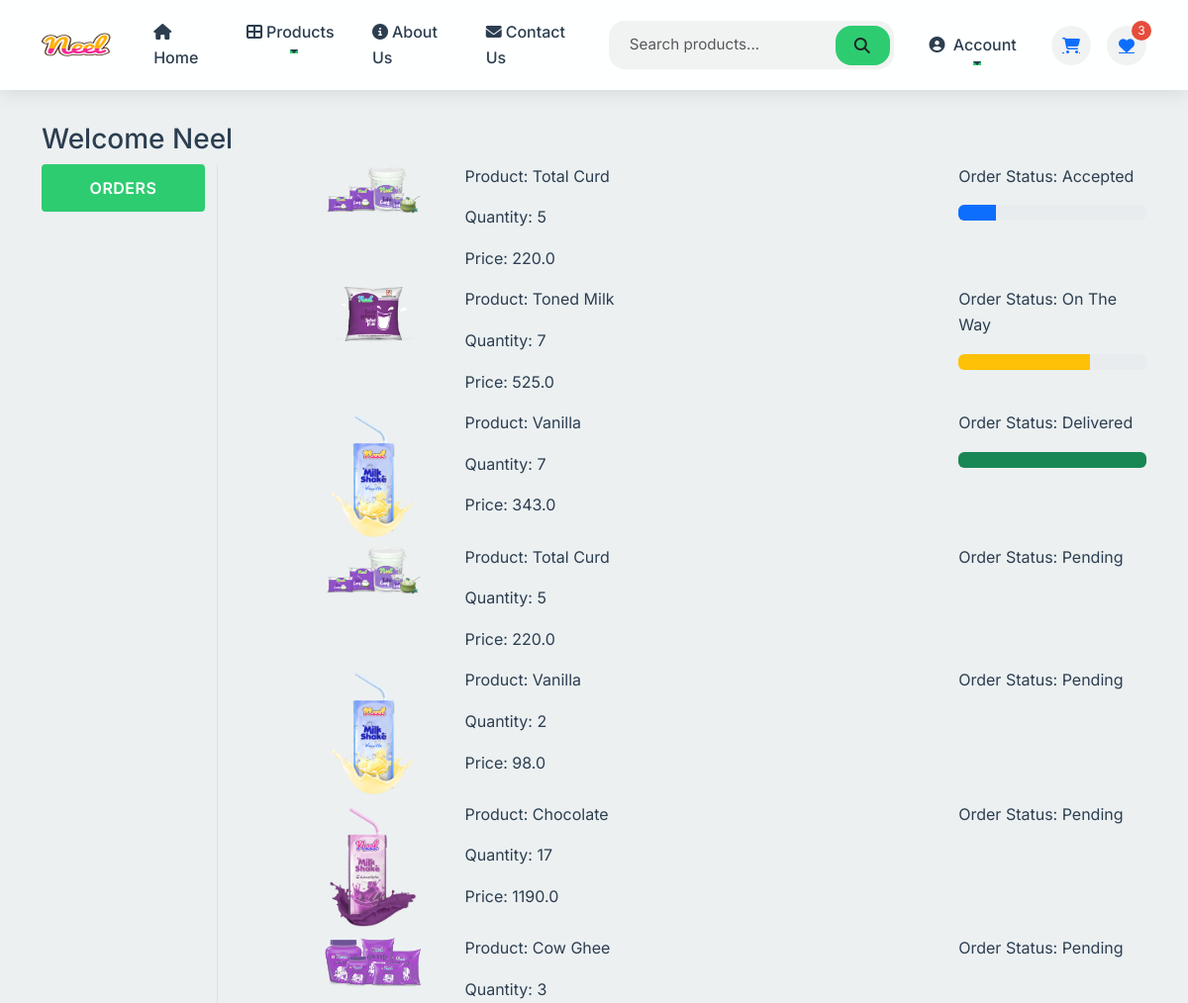
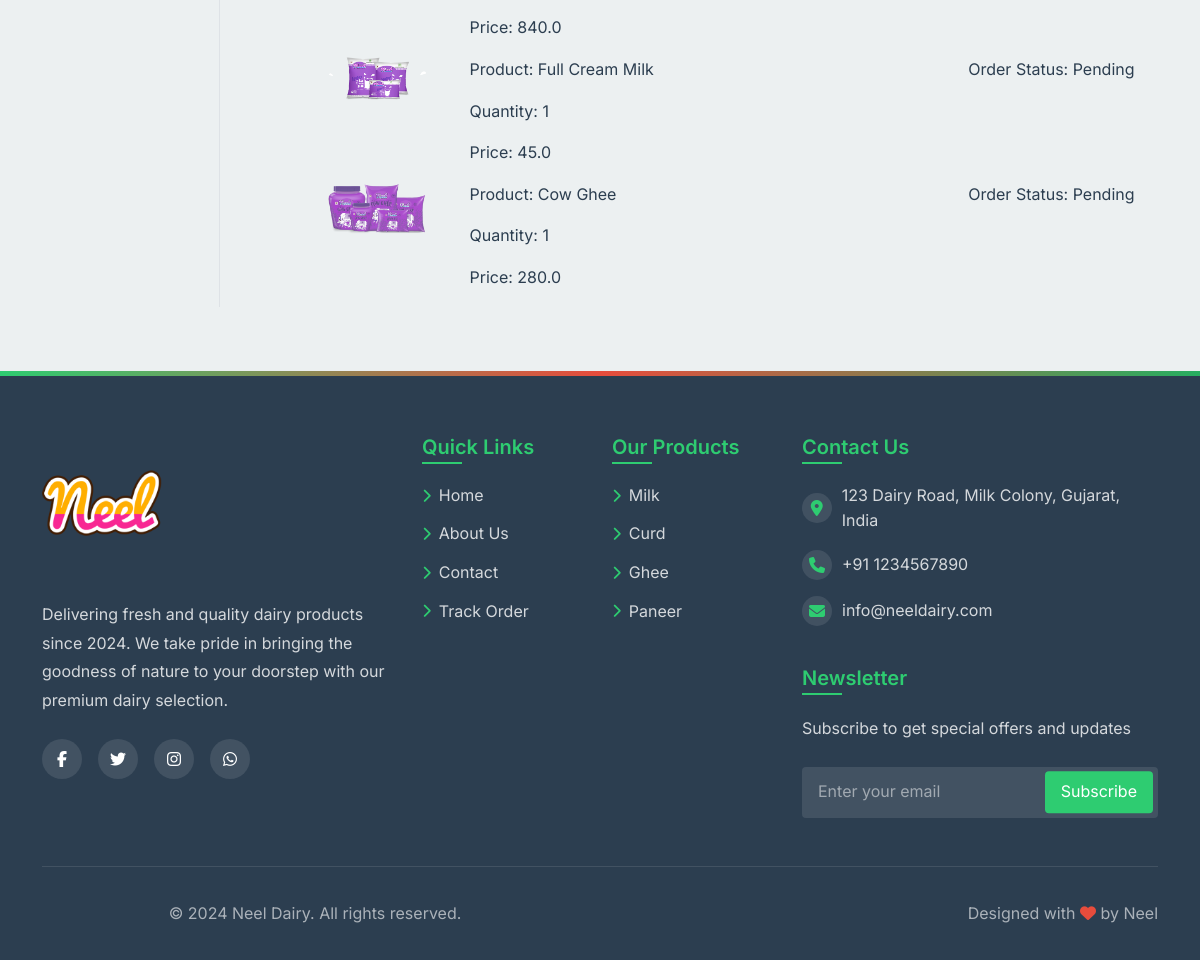
Screenshot of /orders/ (signed in) with the database file from the repository (2 pictures, top to bottom).
### app/models.py (models this page shows, shortened)
class OrderPlaced(models.Model):
    user = models. ForeignKey(User, on_delete=models.CASCADE)
    customer = models.ForeignKey(Customer, on_delete=models.CASCADE)
    product = models. ForeignKey(Product, on_delete=models.CASCADE)
    quantity = models.PositiveIntegerField(default=1)
    ordered_date = models.DateTimeField(auto_now_add=True)
    status = models.CharField(max_length=50, choices=STATUS_CHOICES, default='Pending')
    payment = models.ForeignKey(Payment, on_delete=models.CASCADE, default="")
    @property
    def total_cost(self):
        return self.quantity * self.product.discounted_price

class Product(models.Model):
    title = models.CharField(max_length=100)
    selling_price = models.FloatField()
    discounted_price = models.FloatField()
    description = models.TextField()
    composition = models.TextField(default='')
    prodapp= models.TextField(default='')
    category = models.CharField(choices=CATEGORY_CHOICES, max_length=2)
    products_image = models.ImageField(upload_to='product')

### app/views.py (the view)
# urls.py: path('orders/', views.orders, name='orders'),
def orders(request):
    order_placed=OrderPlaced.objects.filter(user=request.user)
    totalitem = 0
    wishitem=0
    if request.user.is_authenticated:
        totalitem = len(Cart.objects.filter(user=request.user))
        wishitem = len(Wishlist.objects.filter(user=request.user))
    return render(request, 'app/orders.html',locals())

### app/templates/app/orders.html (shortened to what this page needs)
{% extends 'app/base.html' %}
{%load static %}
{% block main-content %}
<div class="container my-5">
    <div class="row">
        <h3>Welcome <span class="text-capitalize">{{request.user}}</span></h3>
        <div class="col-sm-2 border-end">
            <ul class="list-unstyled">
                <li class="d-grid"><a href="{% url 'orders' %}" class="btn btn-primary">Orders</a></li>
            </ul>
        </div>
        <div class="col-sm-9 offset-sm-1">
            {% for op in order_placed %}
            <div class="row">
                <div class="col-sm-2">
                    <img src="{{op.product.products_image.url}}" class="img-fluid" height="100" width="100" />
                </div>
                <div class="col-sm-7">
                    <p>Product: {{op.product.title}}</p>
                    <p>Quantity: {{op.quantity}}</p>
                    <p>Price: {{op.total_cost}}</p>
                </div>
                <div class="col-sm-3">
                    <p> Order Status: {{op.status}} </p>
                    {% if op.status == 'Accepted' %}
                    <div class="progress">
                        <div class="progress-bar" role="progressbar" style="width: 20%" aria-valuenow="20"
                            aria-valuemin="0" aria-valuemax="100"></div>
                    </div>
                    {% endif %}
                    {% if op.status == 'On The Way' %}
                    <div class="progress">
                        <div class="progress-bar bg-warning" role="progressbar" style="width: 70%" aria-valuenow="70"
                            aria-valuemin="0" aria-valuemax="100"></div>
                    </div>
                    {% endif %}
                    {% if op.status == 'Delivered' %}
                    <div class="progress">
                        <div class="progress-bar bg-success" role="progressbar" style="width: 100%" aria-valuenow="100"
                            aria-valuemin="0" aria-valuemax="100"></div>
                    </div>
                    {% endif %}
                </div>
            </div>
            {% endfor %}
        </div>
    </div>
</div>
{% endblock main-content %}

### app/templates/app/base.html (shortened to what this page needs)
<!DOCTYPE html>
{% load static %}
<html lang="en">
  <head>
    <link href="https://cdn.jsdelivr.net/npm/bootstrap@5.3.3/dist/css/bootstrap.min.css" rel="stylesheet">
    <link rel="stylesheet" href="https://cdnjs.cloudflare.com/ajax/libs/font-awesome/6.7.2/css/all.min.css">
    <link rel="stylesheet" href="{% static 'app/css/owl.carousel.min.css' %}">
    <link rel="stylesheet" href="{% static 'app/css/modern-style.css' %}">
    <link rel="stylesheet" href="{% static 'app/css/home-style.css' %}">
    <link rel="stylesheet" href="{% static 'app/css/style.css' %}">
  </head>
  <body class="{% block body_class %}{% endblock body_class %}">
    <nav class="navbar navbar-expand-lg fixed-top">
      <div class="container">
        <a class="navbar-brand" href="/">
          <img src="{% static 'app/images/Neel.png' %}" alt="Neel Dairy" width="70" height="50">
        </a>
        <div class="collapse navbar-collapse" id="navbarSupportedContent">
          <ul class="navbar-nav me-auto mb-2 mb-lg-0">
            {% if request.user.is_authenticated %}
            <li class="nav-item">
              <a class="nav-link {% if request.path == '/' %}active{% endif %}" href="/">
                <i class="fas fa-home me-1"></i>Home
              </a>
            </li>
            <li class="nav-item dropdown">
              <a class="nav-link dropdown-toggle {% if 'category' in request.path %}active{% endif %}" href="#" role="button" data-bs-toggle="dropdown">
                <i class="fas fa-th-large me-1"></i>Products
              </a>
            </li>
            <li class="nav-item">
              <a href="{% url 'about' %}" class="nav-link {% if 'about' in request.path %}active{% endif %}">
                <i class="fas fa-info-circle me-1"></i>About Us
              </a>
            </li>
            <li class="nav-item">
              <a href="{% url 'contact' %}" class="nav-link {% if 'contact' in request.path %}active{% endif %}">
                <i class="fas fa-envelope me-1"></i>Contact Us
              </a>
            </li>
          </ul>
          <form class="search-form" role="search" action="/search">
            <div class="input-group">
              <input class="form-control" type="search" placeholder="Search products..." name="search">
              <button class="btn" type="submit">
                <i class="fas fa-search"></i>
              </button>
            </div>
          </form>
          <div class="user-menu">
            <div class="dropdown">
              <a class="nav-link dropdown-toggle" href="#" id="userDropdown" role="button" data-bs-toggle="dropdown">
                <i class="fas fa-user-circle"></i>
                <span class="ms-1 d-none d-lg-inline">Account</span>
              </a>
            </div>
            <a href="{% url 'showcart' %}" class="cart-icon">
              <i class="fas fa-shopping-cart"></i>
            </a>
            <a href="{% url 'showwishlist' %}" class="wishlist-icon">
              <i class="fas fa-heart"></i>
              {% if wishitem > 0 %}
              <span class="wishlist-counter">{{wishitem}}</span>
              {% endif %}
            </a>
            {% endif %}
          </div>
        </div>
      </div>
    </nav>
    <main class="main-content">
      {% block main-content %}{% endblock main-content %}
    </main>
    <footer class="footer">
        <div class="container">
            <div class="row">
                <div class="col-lg-4 col-md-6 footer-col">
                    <img src="{% static 'app/images/Neel.png' %}" alt="Neel Dairy" class="footer-logo">
                    <p>Delivering fresh and quality dairy products since 2024. We take pride in bringing the goodness of nature to your doorstep with our premium dairy selection.</p>
                    <div class="social-links">
                        <a href="#" class="social-link" title="Facebook"><i class="fab fa-facebook-f"></i></a>
                        <a href="#" class="social-link" title="Twitter"><i class="fab fa-twitter"></i></a>
                        <a href="#" class="social-link" title="Instagram"><i class="fab fa-instagram"></i></a>
                        <a href="#" class="social-link" title="WhatsApp"><i class="fab fa-whatsapp"></i></a>
                    </div>
                </div>
                <div class="col-lg-2 col-md-6 footer-col">
                    <h5>Quick Links</h5>
                    <ul class="footer-links">
                        <li><a href="/"><i class="fas fa-chevron-right"></i>Home</a></li>
                        <li><a href="{% url 'about' %}"><i class="fas fa-chevron-right"></i>About Us</a></li>
                        <li><a href="{% url 'contact' %}"><i class="fas fa-chevron-right"></i>Contact</a></li>
                        <li><a href="{% url 'orders' %}"><i class="fas fa-chevron-right"></i>Track Order</a></li>
                    </ul>
                </div>
                <div class="col-lg-2 col-md-6 footer-col">
                    <h5>Our Products</h5>
                    <ul class="footer-links">
                        <li><a href="{% url 'category' 'ML' %}"><i class="fas fa-chevron-right"></i>Milk</a></li>
                        <li><a href="{% url 'category' 'CR' %}"><i class="fas fa-chevron-right"></i>Curd</a></li>
                        <li><a href="{% url 'category' 'GH' %}"><i class="fas fa-chevron-right"></i>Ghee</a></li>
                        <li><a href="{% url 'category' 'PN' %}"><i class="fas fa-chevron-right"></i>Paneer</a></li>
                    </ul>
                </div>
                <div class="col-lg-4 col-md-6 footer-col">
                    <h5>Contact Us</h5>
                    <div class="footer-contact">
                        <i class="fas fa-map-marker-alt"></i>
                        <span>123 Dairy Road, Milk Colony, Gujarat, India</span>
                    </div>
                    <div class="footer-contact">
                        <i class="fas fa-phone"></i>
                        <span>+91 1234567890</span>
                    </div>
                    <div class="footer-contact">
                        <i class="fas fa-envelope"></i>
                        <span>info@neeldairy.com</span>
                    </div>
                    <h5 class="mt-4">Newsletter</h5>
                    <p>Subscribe to get special offers and updates</p>
                    <form class="newsletter-form">
                        <input type="email" placeholder="Enter your email">
                        <button type="submit">Subscribe</button>
                    </form>
                </div>
            </div>
            <div class="footer-bottom">
                <div class="row">
                    <div class="col-md-6">
                        <p>© 2024 Neel Dairy. All rights reserved.</p>
                    </div>
                    <div class="col-md-6 text-md-end">
                        <p>Designed with <i class="fas fa-heart" style="color: var(--accent);"></i> by Neel</p>
                    </div>
                </div>
            </div>
        </div>
    </footer>
  </body>
</html>

### rows the page displays
OrderPlaced: product.products_image (picture), product "Total Curd", quantity "5", total_cost "220.0", status "Accepted"
OrderPlaced: product.products_image (picture), product "Toned Milk", quantity "7", total_cost "525.0", status "On The Way"
OrderPlaced: product.products_image (picture), product "Vanilla", quantity "7", total_cost "343.0", status "Delivered"
OrderPlaced: product.products_image (picture), product "Total Curd", quantity "5", total_cost "220.0", status "Pending"
OrderPlaced: product.products_image (picture), product "Vanilla", quantity "2", total_cost "98.0", status "Pending"
OrderPlaced: product.products_image (picture), product "Chocolate", quantity "17", total_cost "1190.0", status "Pending"
OrderPlaced: product.products_image (picture), product "Cow Ghee", quantity "3", total_cost "840.0", status "Pending"
OrderPlaced: product.products_image (picture), product "Full Cream Milk", quantity "1", total_cost "45.0", status "Pending"
OrderPlaced: product.products_image (picture), product "Cow Ghee", quantity "1", total_cost "280.0", status "Pending"

### other values shown
{{ wishitem }} "3"
{{ request.user }} "Neel"
